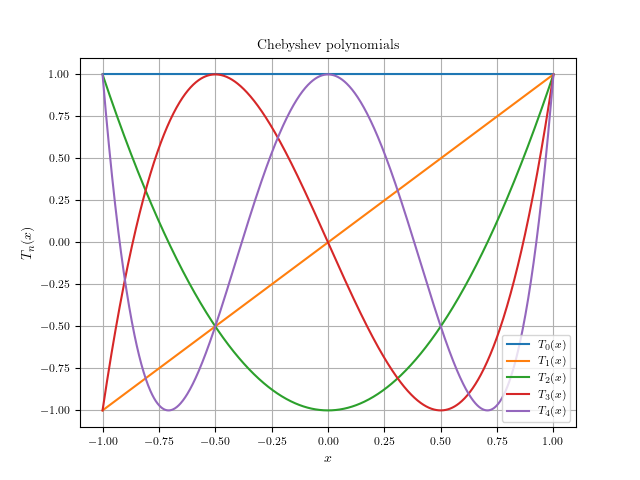

Here is the Python script that generated this plot:
#!/usr/bin/env python
# File: chebyshev.py
# Name: D.Saravanan
# Date: 27/08/2021

""" Script to calculate and plot Chebyshev polynomials of first kind """

import numpy as np
import matplotlib
matplotlib.rcParams['pgf.texsystem'] = 'pdflatex'
matplotlib.rcParams.update({'font.family': 'serif', 'font.size': 8,
    'axes.labelsize': 10, 'axes.titlesize': 10, 'figure.titlesize': 10})
matplotlib.rcParams['text.usetex'] = True
import matplotlib.pyplot as plt
matplotlib.use('Agg')

fig, ax = plt.subplots()

for n in range(5):

    # generate the Chebyshev basis for the polynomial of degree 'n'
    Tn = np.polynomial.chebyshev.Chebyshev.basis(n)

    # interval [-1, 1]
    x = np.linspace(-1, 1, 1000)
    y = Tn(x)

    #x, y = np.polynomial.Chebyshev.basis(n, [-1, 1]).linspace(1000)
    #x, y = np.polynomial.chebyshev.Chebyshev.basis(n, [-1, 1]).linspace(1000)

    ax.plot(x, y, label=r'$T_{}(x)$'.format(n))

ax.set(xlabel=r'$x$', ylabel=r'$T_{n}(x)$')
ax.set_title(r'Chebyshev polynomials')
ax.grid(); ax.legend()
plt.savefig('chebyshev.pdf')
